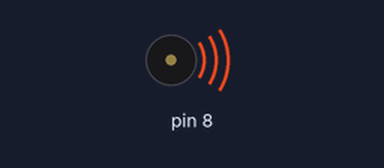
This sketch was run on a simulated Arduino Uno, built with avr-gcc and run on an emulated ATmega328P. Parts: buzzer (waves = sounding).

Above: at 0.2 s.
At 16.3 s:
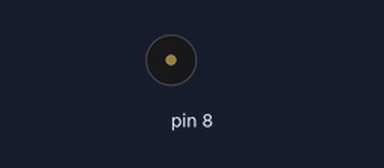
Timing chart, 0 to 26.7 s (numbered marks = the images above):
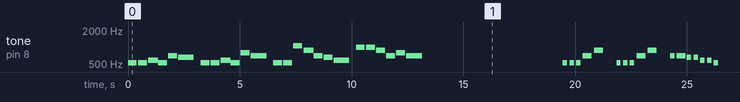

Measured:
- by itself, tone on pin 8: plays 523 Hz for 0.40 s, 523 Hz for 0.40 s, 587 Hz for 0.45 s, 523 Hz for 0.40 s, 698 Hz for 0.40 s, 659 Hz for 0.70 s … (190 notes in this stretch)

The sketch:

07.ZumbadorPasivo.ino
```cpp
/*
 Name:		L07.ino
 Created:	3/14/2021 5:19:47 PM
 Author:	juana
*/

#include "pitches.h"

// notes in the melody:
int melody[] = {
  NOTE_C5, NOTE_D5, NOTE_E5, NOTE_F5, NOTE_G5, NOTE_A5, NOTE_B5, NOTE_C6 };
int duration = 400;  // 500 miliseconds
int lowDuration = 450;
int highDuration = 700;

// the setup function runs once when you press reset or power the board
void setup() {

}

// the loop function runs over and over again until power down or reset
void loop() {

    HappyBirthday();

    delay(6000);

    LaCucaracha();

    delay(6000);

    //for (int thisNote = 0; thisNote < 8; thisNote++) {
    //    // pin8 output the voice, every scale is 0.5 sencond
    //    tone(8, melody[thisNote], duration);

    //    // Output the voice after several minutes
    //    delay(1000);
    //}

    //// restart after two seconds
    //delay(2000);
}

void HappyBirthday() {

    tone(8, NOTE_C5, duration);
    delay(lowDuration);
    tone(8, NOTE_C5, duration);
    delay(lowDuration);
    tone(8, NOTE_D5, highDuration);
    delay(lowDuration);
    tone(8, NOTE_C5, duration);
    delay(lowDuration);
    tone(8, NOTE_F5, duration);
    delay(lowDuration);
    tone(8, NOTE_E5, highDuration);
    delay(1000);

    tone(8, NOTE_C5, duration);
    delay(lowDuration);
    tone(8, NOTE_C5, duration);
    delay(lowDuration);
    tone(8, NOTE_D5, highDuration);
    delay(lowDuration);
    tone(8, NOTE_C5, duration);
    delay(lowDuration);
    tone(8, NOTE_G5, duration);
    delay(lowDuration);
    tone(8, NOTE_F5, highDuration);
    delay(1000);

    tone(8, NOTE_C5, duration);
    delay(lowDuration);
    tone(8, NOTE_C5, duration);
    delay(lowDuration);
    tone(8, NOTE_C6, duration);
    delay(lowDuration);
    tone(8, NOTE_A5, highDuration);
    delay(lowDuration);
    tone(8, NOTE_F5, duration);
    delay(lowDuration);
    tone(8, NOTE_E5, duration);
    delay(lowDuration);
    tone(8, NOTE_D5, highDuration);
    delay(1000);

    tone(8, NOTE_B5, duration);
    delay(lowDuration);
    tone(8, NOTE_B5, duration);
    delay(lowDuration);
    tone(8, NOTE_A5, duration);
    delay(lowDuration);
    tone(8, NOTE_F5, duration);
    delay(lowDuration);
    tone(8, NOTE_G5, duration);
    delay(lowDuration);
    tone(8, NOTE_F5, highDuration);
    delay(1000);
}

/// <summary>
/// https://www.youtube.com/watch?v=TPAax3YxzX0
/// </summary>
void LaCucaracha() {

    int duration0 = 200;
    int lowDuration0 = 300;

    for (int i = 0; i < 2; i++) {

        tone(8, NOTE_C5, duration0);
        delay(lowDuration0);
        tone(8, NOTE_C5, duration0);
        delay(lowDuration0);
        tone(8, NOTE_C5, duration0);
        delay(lowDuration0);
        tone(8, NOTE_F5, 400);
        delay(500);
        tone(8, NOTE_A5, duration);
        delay(1000);
    }

    tone(8, NOTE_F5, duration0);
    delay(lowDuration0);
    tone(8, NOTE_F5, 400);
    delay(450);
    tone(8, NOTE_E5, duration0);
    delay(lowDuration0);
    tone(8, NOTE_E5, duration0);
    delay(lowDuration0);
    tone(8, NOTE_D5, duration0);
    delay(lowDuration0);
    tone(8, NOTE_D5, duration0);
    delay(lowDuration0);
    tone(8, NOTE_C5, duration0);
    delay(1000);

    for (int i = 0; i < 2; i++) {

        tone(8, NOTE_C5, duration0);
        delay(lowDuration0);
        tone(8, NOTE_C5, duration0);
        delay(lowDuration0);
        tone(8, NOTE_C5, duration0);
        delay(lowDuration0);
        tone(8, NOTE_E5, 400);
        delay(500);
        tone(8, NOTE_G5, duration);
        delay(1000);
    }

    tone(8, NOTE_C6, 400);
    delay(500);
    tone(8, NOTE_D6, duration0);
    delay(lowDuration0);
    tone(8, NOTE_C6, duration0);
    delay(lowDuration0);
    tone(8, NOTE_AS5, duration0);
    delay(lowDuration0);
    tone(8, NOTE_A5, duration0);
    delay(lowDuration0);
    tone(8, NOTE_G5, 400);
    delay(450);
    tone(8, NOTE_F5, duration0);
    delay(1000);

    /*
    * sigue:
    *
    * DO DO FA FA LA LA DO' LA
    * DO' RE' DO' LA# LA DO' SI SOL
    * DO DO MI MI SOL SOL SI SOL
    * DO' RE' DO' LA# LA DO' SOL FA
    *
    */

}
```
